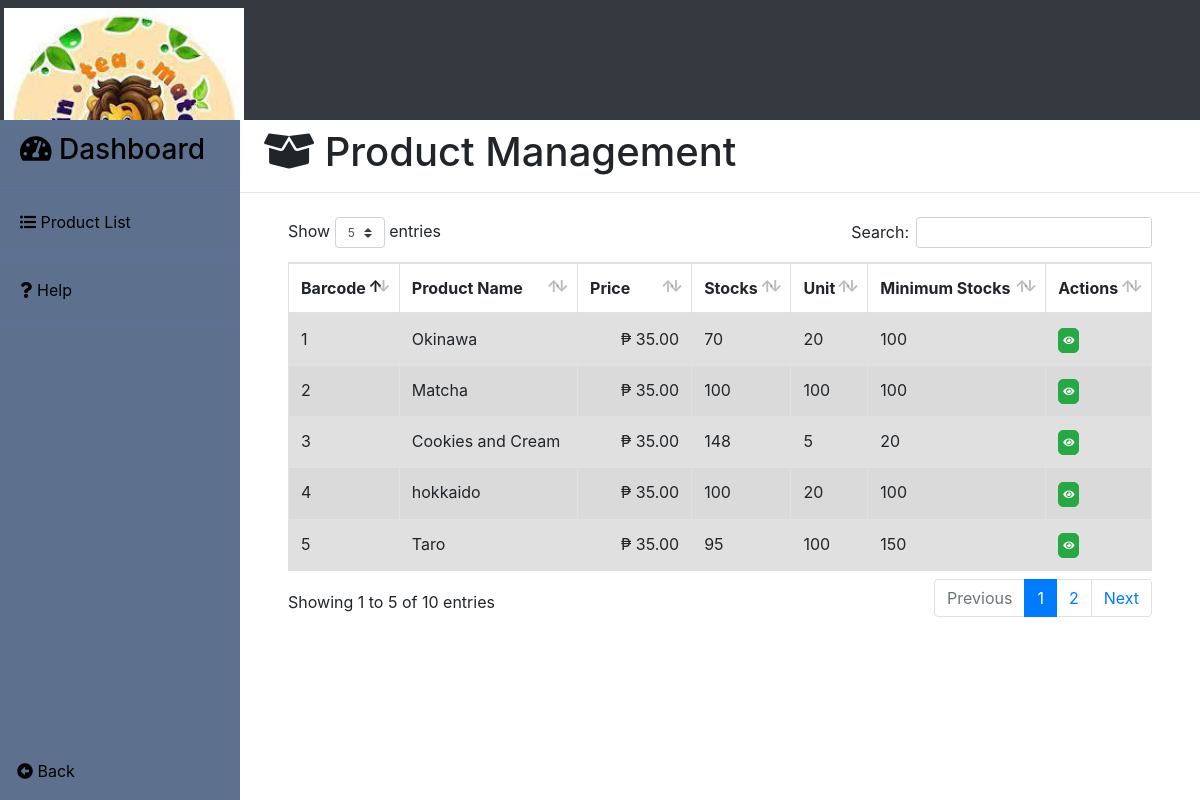
The app's page /employee/inventory.php (signed in) with its own data.
### tables this page shows
CREATE TABLE `products` (
  `product_no` varchar(50) NOT NULL,
  `product_name` varchar(30) DEFAULT NULL,
  `sell_price` decimal(18,2) DEFAULT NULL,
  `quantity` int(11) DEFAULT NULL,
  `unit` varchar(30) DEFAULT NULL,
  `min_stocks` int(11) DEFAULT NULL,
  `remarks` text DEFAULT NULL,
  `location` varchar(50) DEFAULT NULL,
  `images` varchar(30) DEFAULT NULL
);

### employee/inventory.php (the view, shortened to what this page needs)
<?php
	include("../server/connection.php");
	$sql = "SELECT * FROM products";
	$result	= mysqli_query($db, $sql);
?>
<!DOCTYPE html>
<html>
<head>
	<?php include('../templates/head1.php');?>
</head>
<body>
	<div class="contain h-100">
		<?php include('../employee/base2.php');?>
		<div>
			<h1 class="ml-4 pt-2"><i class="fas fa-box-open"></i> Product Management</h1>
			<hr>
			<div class="table-responsive mt-4 pl-5 pr-5">
			<table class="table table-striped table-bordered" id="product_table" style="margin-top: -22px;">
				<thead>
					<tr>
						<th scope="col" class="column-text">Barcode</th>
						<th scope="col" class="column-text">Product Name</th>
						<th scope="col" class="column-text">Price</th>
						<th scope="col" class="column-text">Stocks</th>
						<th scope="col" class="column-text">Unit</th>
						<th scope="col" class="column-text">Minimum Stocks</th>
						<th scope="col" class="column-text">Actions</th>
					</tr>
				</thead>
				<tbody class="table-hover">
					<?php
						while($row = mysqli_fetch_assoc($result)){
				  	?>
					<tr class="table-active">
						<td><?php echo $row['product_no'];?></td>
						<td><?php echo $row['product_name'];?></td>
						<td align="right">₱&nbsp<?php echo $row['sell_price'];?></td>
						<td><?php echo $row['quantity'];?></td>
						<td><?php echo $row['unit'];?></td>
						<td><?php echo $row['min_stocks'];?></td>
						<td>
							<button type="button" name="view" style='font-size:10px; border-radius:5px;padding:4px;' id="<?php echo $row['product_no'];?>" class="btn btn-success view_data"><i class="fas fa-eye"></i></button>
						</td>
					</tr>
					<?php } ?>
				</tbody>
			</table>
			</div>
		</div>
	</div>
</body>
</html>

### templates/head1.php (shortened to what this page needs)
<link rel="stylesheet" type="text/css" href="../bootstrap4/css/datepicker.css"/>
<link rel="stylesheet" type="text/css" href="../bootstrap4/css/bootstrap.min.css" />
<link rel="stylesheet" type="text/css" href="../bootstrap4/css/style1.css" />
<link rel="stylesheet" type="text/css" href="../bootstrap4/css/dataTables.bootstrap4.min.css"/>
<link rel="stylesheet" href="../bootstrap4/css/all.min.css"/>
<link rel="stylesheet" href="../bootstrap4/css/typeahead.css"/>

### employee/base2.php (shortened to what this page needs)
<div class="header bg-dark">
</div>
<div class="sidebar">
	<button><h3><i class="fas fa-tachometer-alt"></i> Dashboard</h3></button>
	<button id="sidebar_button" onclick="window.location.href='../employee/inventory.php'"><i class="fas fa-list-ul"></i> Product List</button>
	<button id="sidebar_button" data-toggle="popover" title="Product Management" data-content="Here you can create, update, delete and view products." data-placement="bottom"><i class="fas fa-question"></i> Help</button>
	<div class="fixed-bottom">
		<button class="btn m-2 p-2" id="sidebar_button" onclick="window.location.href='../employee_page.php'"><i class="fas fa-arrow-alt-circle-left"></i> Back</button>
	</div>
</div>

### records on screen
products: product_no "1", product_name "Okinawa", sell_price "35.00", quantity "70", unit "20", min_stocks "100"
products: product_no "2", product_name "Matcha", sell_price "35.00", quantity "100", unit "100", min_stocks "100"
products: product_no "3", product_name "Cookies and Cream", sell_price "35.00", quantity "148", unit "5", min_stocks "20"
products: product_no "4", product_name "hokkaido", sell_price "35.00", quantity "100", unit "20", min_stocks "100"
products: product_no "5", product_name "Taro", sell_price "35.00", quantity "95", unit "100", min_stocks "150"
